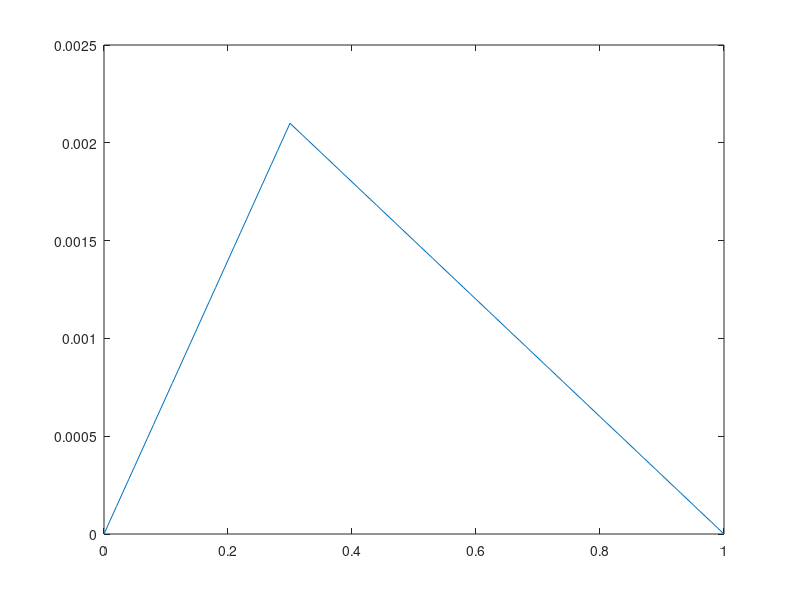

This figure's MATLAB source:
% the equation to solve is - (d^2 c(x))/(dx)^2 = R(x)
% where c is a function from 0:1 to R
%       R(x) is 1 for x=0.3 and 0 else
%       c(0)=c(1)=0
% method is forward euler

clear

delta = 0.01; % space step
N = 1/delta; % number of steps
samplepoints = 0:delta:1;

c = zeros(N+1,1);
c(1,1) = 0;
c(end,1) = 0;

% R = zeros(N+1,1);
% peak = 0.3 / delta;
% R(peak) = 1;


R = normpdf(samplepoints,0.3, 10^(-3));
R = mat2gray(R);
plot(samplepoints, R);


% define matrix equation coming from forward euler method

    % matrix A
    Diagminus1 =[ (-0.5)*ones(1,N-2), 0];
    Diag0 = ones(1,N-1);
    Diagplus1 = [0, (-0.5)*ones(1,N-2)];

    Diag = [Diagminus1; Diag0; Diagplus1]';

    d = [-1;0;1];

    A = spdiags(Diag,d,N-1,N-1);

    % vector b
    b = 0.5 * delta^2 * R(1,2:N)';
    
    boundarycond = zeros(N-1,1);
    boundarycond(1,1) = c(1,1);
    boundarycond(end,1) = c(end,1);
    
    b = b + boundarycond;
    
    
% compute
X = A\b;

% solution
c(2:end-1) = X;



plot(samplepoints, c)

